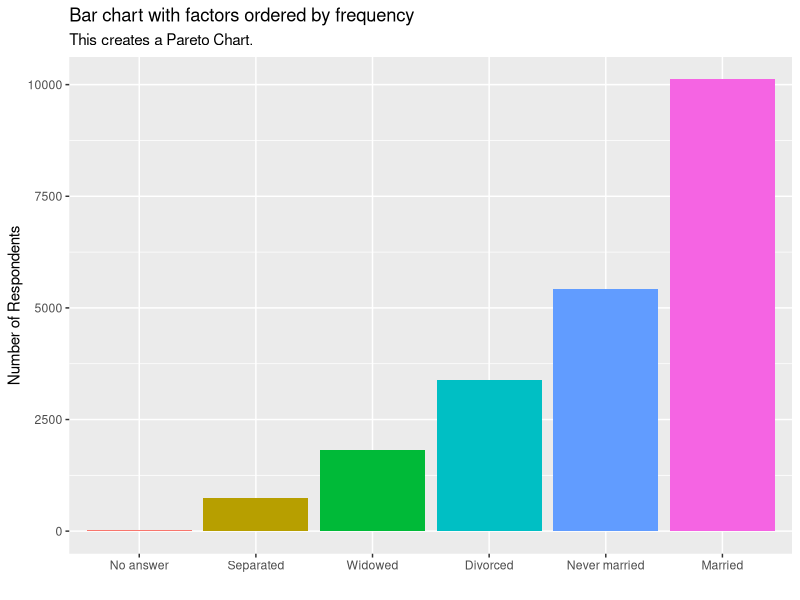
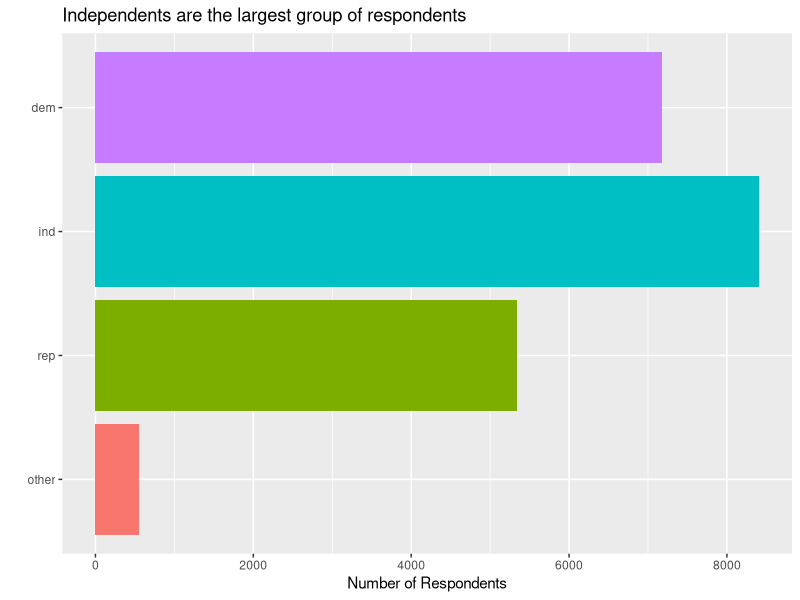

Source code (R) for these figures, in order:
## ---- chunk 1
knitr::opts_chunk$set(echo = TRUE,
                      warning = FALSE,
                      message = FALSE)
library(tidyverse)
library(forcats)
## ---- chunk 2
gss_cat %>%
  mutate(marital = marital %>% fct_infreq() %>% fct_rev()) %>%
  ggplot(aes(x = marital, fill = marital)) +
  geom_bar(show.legend = FALSE) +
  labs(
    title = "Bar chart with factors ordered by frequency",
    subtitle = "This creates a Pareto Chart.",
    x = "",
    y = "Number of Respondents"
  )
## ---- chunk 3
gss_cat %>%
  mutate(partyid = fct_collapse(
    partyid,
    other = c("No answer", "Don't know", "Other party"),
    rep = c("Strong republican", "Not str republican"),
    ind = c("Ind,near rep", "Independent", "Ind,near dem"),
    dem = c("Not str democrat", "Strong democrat")
  )) %>%
  ggplot(aes(x = partyid, fill = partyid)) +
  geom_bar(show.legend = FALSE) +
  coord_flip() +
  labs(
    title = "Independents are the largest group of respondents",
    x = "",
    y = "Number of Respondents"
  )
## ---- chunk 4

## ---- chunk 5
